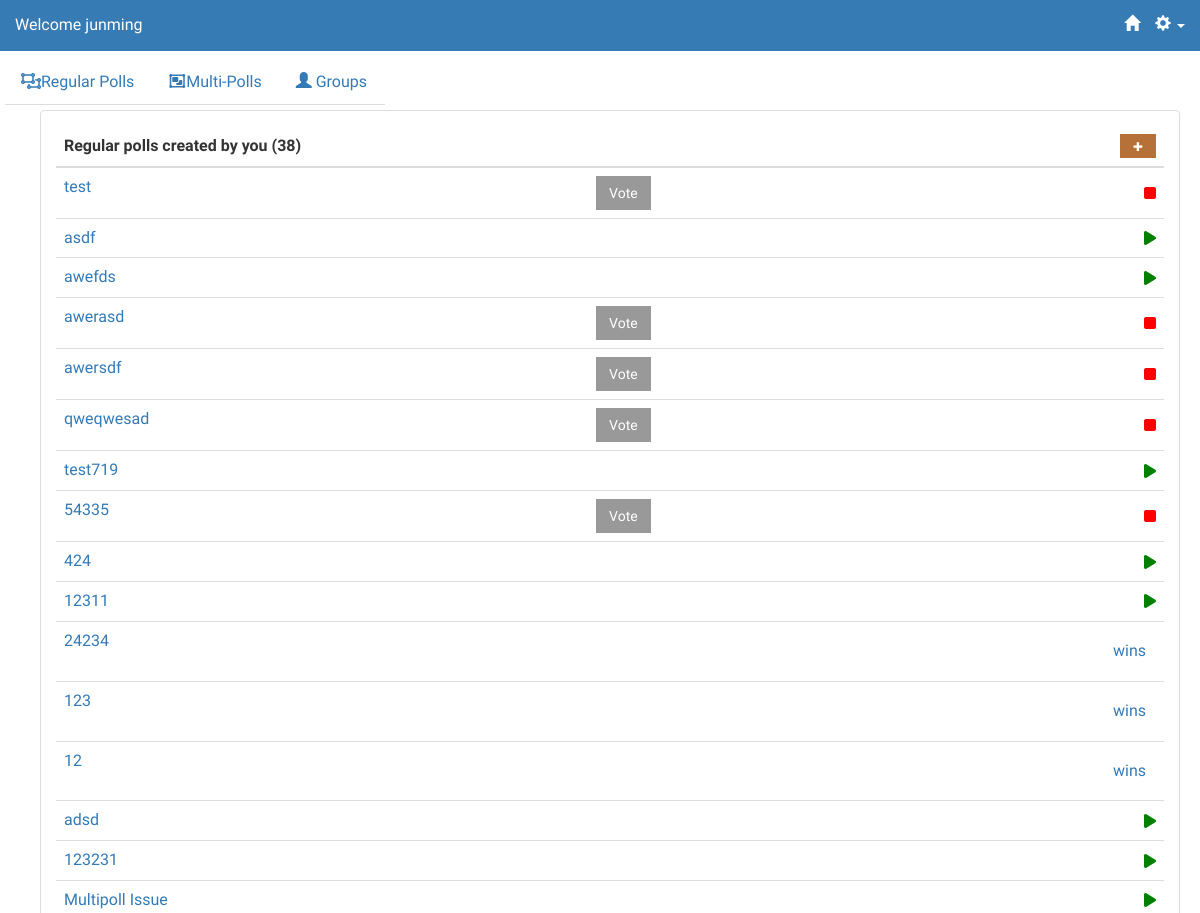
Page /polls/regular_polls (signed in, upper part) on the earlier database version.
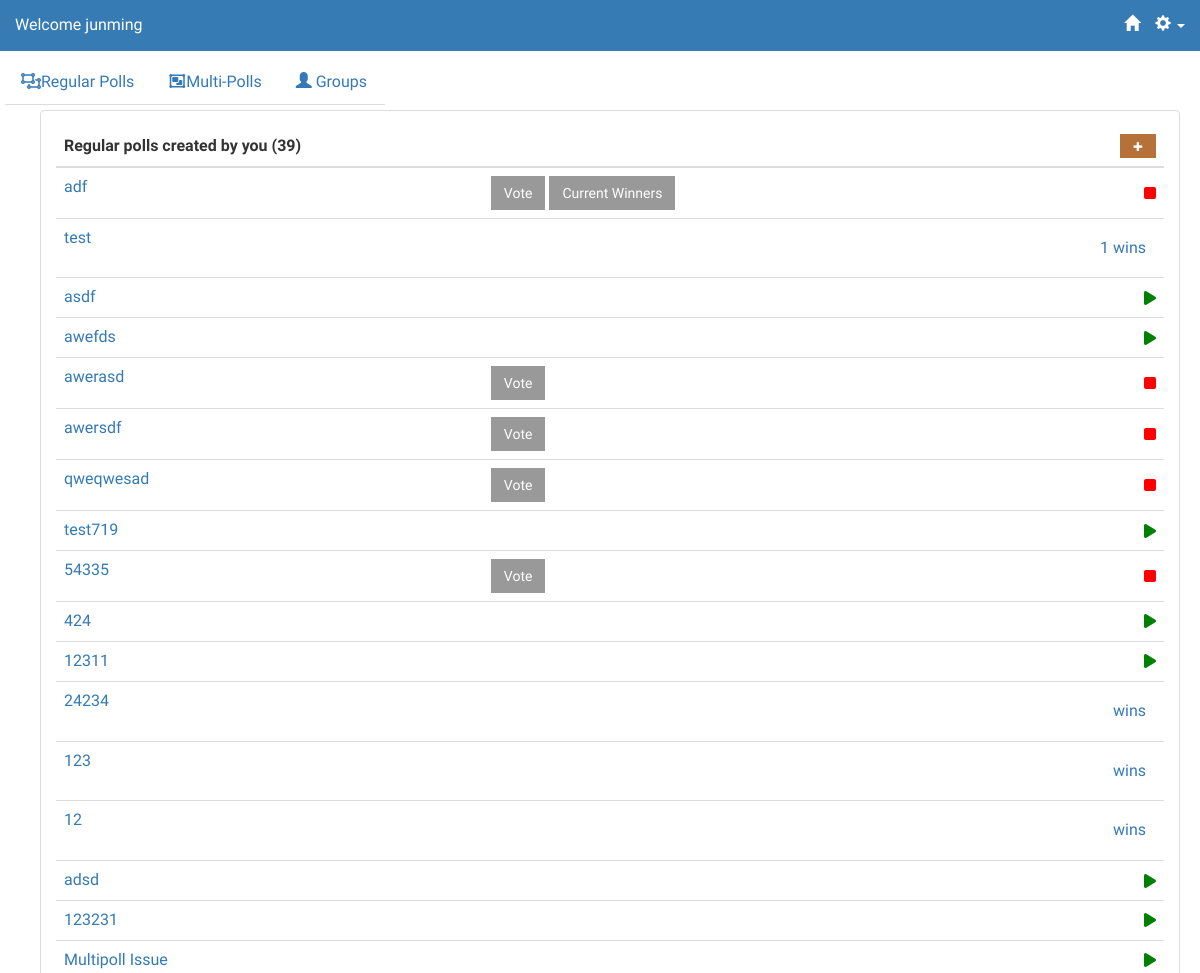
Same page on the later database version.
### polls/models.py (models this page shows, shortened)
@python_2_unicode_compatible
class Question(models.Model):
    question_text = models.CharField(max_length=20)
    question_desc = models.CharField(max_length=500, null=True, blank=True)
    image = models.ImageField(upload_to='static/img/items/', blank=True, null=True)
    imageURL = models.CharField(max_length=500, blank=True, null=True)
    pub_date = models.DateTimeField('date published')
    follow_up = models.OneToOneField('Question', on_delete=models.CASCADE, null = True, blank = True)
    question_owner = models.ForeignKey(User, null=True)
    question_voters = models.ManyToManyField(User, related_name='poll_participated')
    status = models.IntegerField(default=1)
    display_pref = models.IntegerField(default=1)
    emailInvite = models.BooleanField(default=True)
    emailDelete = models.BooleanField(default=True)
    emailStart = models.BooleanField(default=True)
    emailStop = models.BooleanField(default=True)
    poll_algorithm = models.IntegerField(default=1)
    question_type = models.IntegerField(default=1)
    winner = models.CharField(max_length=200)
    m_poll = models.BooleanField(default=False)
    open = models.BooleanField(default=False)

### polls/views.py (the view)
class RegularPollsView(generic.ListView):
    template_name = 'polls/regular_polls.html'
    context_object_name = 'question_list'
    def get_queryset(self):
        return Question.objects.all()
    def get_context_data(self, **kwargs):
        ctx = super(RegularPollsView, self).get_context_data(**kwargs)
        ctx['polls_created'] = Question.objects.filter(question_owner = self.request.user, m_poll = False).order_by('-pub_date')
        ctx['polls_participated'] = self.request.user.poll_participated.filter(m_poll = False).exclude(question_owner = self.request.user).order_by('-pub_date')
        return ctx

### polls/templates/polls/regular_polls.html (shortened to what this page needs)
{% extends 'polls/base.html' %}
{% block content %}
<div class="container" >
    <div name="created" class="panel panel-default">
        <div class="panel-body">
        <table style = "width:100%;" class="table" name="created">
            <thead>
                <tr>
                    <th>
		                  Regular polls created by you ({{ polls_created|length }})
                    </th>
                    <th></th>
                    <th>
                            <a href="{% url 'polls:AddStep1' %}" style='font-size:60%; float:right;' class="btn btn-yellow">
                                    <span class="glyphicon glyphicon-plus"></span>
                            </a>
                    </th>
                </tr>
            </thead>
            {% for question in polls_created %}
                <tr>
                    <td>
                        <a href="{% url 'polls:pollinfo' question.id %}" data-toggle="tooltip" data-placement="right" title="Description: {%if question.question_desc %} {{question.question_desc}} {%else%} None. {%endif%}">{{ question.question_text }}</a>
                    </td>
                    <td style="vertical-align:middle">
                        {% if question.status == 2 %}
                            <a href="{% url 'polls:detail' question.id %}" class ="btn btn-dark" role="button" >Vote</a>
                            {% if question.display_pref == 0 and question.question_type == 1 %}
                                <a href="{% url 'polls:voteresults' question.id %}" class ="btn btn-dark" role="button" >Current Winners</a>
                            {% endif %}
                        {% endif %}
                    </td>
                    {% if question.status == 1 %}
                        <td style="vertical-align:middle">
                            <div class="start-icon">
                            <i class="fa fa-play" aria-hidden="true" data-toggle="modal" data-target="#confirm-start{{ question.id }}"></i>
                            </div>
                        </td>
                    {% elif question.status == 2 %}
                        <td style="vertical-align:middle">
                            <div class="stop-icon">
                            <i class="fa fa-stop" aria-hidden="true" data-toggle="modal" data-target="#confirm-stop{{ question.id }}"></i>
                            </div>
                        </td>
                    {% elif question.status == 3 %}
                            <td>
                                {% if question.question_type == 1 %}
                                    <a style="float:right;margin:10px" href="{% url 'polls:voteresults' question.id %}" >
                                        {{question.winner}} wins
                                    </a>
                                {% endif %}
                            </td>
                    {% endif %}
                </tr>
            {% endfor %}
        </table>
        </div>
    </div>
</div>
{% endblock %}

Differences in the rows shown:
added Question: question_text "adf", status "Vote"
changed Question "test": winner (not shown) → "1"; status "Vote" → "wins"
Other differences:
{{ polls_created|length }}: "38" → "39"
